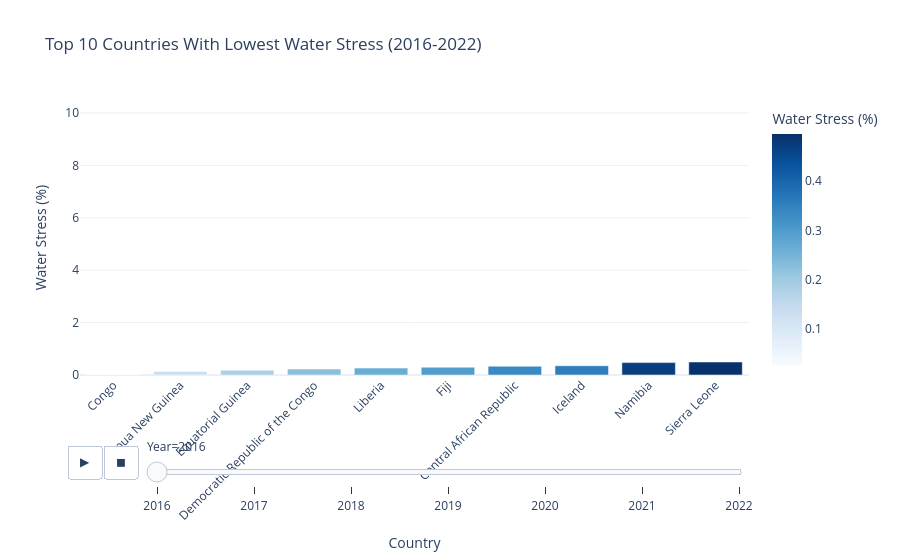

Notebook cell for this chart:
### Code cell
# visualization 5: top 10 countries with lowest water stress values

lowest_stress = (global_stress.groupby('Year', group_keys=False).apply(lambda x: x.nsmallest(10, 'Value')))
fig = px.bar(
    lowest_stress,
    x='Area',
    y='Value',
    color='Value',
    color_continuous_scale= 'Blues',
    animation_frame='Year',
    range_y=[0, lowest_stress['Value'].max() + 10],
    title='Top 10 Countries With Lowest Water Stress (2016-2022)',
    labels={'Value': 'Water Stress (%)', 'Area': 'Country'}
)

fig.update_layout(
    template='plotly_white',
    xaxis_tickangle=-45,
    height=800,
    transition={'duration': 500}
)

fig.show()

### Figure 1 — Plotly figure (JSON) as saved in the notebook; plotly's stock layout.template omitted (floating-point values rounded to 4 significant figures)
{"data": [{"alignmentgroup": "True", "hovertemplate": "Year=2016<br>Country=%{x}<br>Water Stress (%)=%{marker.color}<extra></extra>", "legendgroup": "", "marker": {"color": [0.02745, 0.1322, 0.1835, 0.2269, 0.2643, 0.2974, 0.3356, 0.3533, 0.4729, 0.4958], "coloraxis": "coloraxis", "pattern": {"shape": ""}}, "name": "", "offsetgroup": "", "orientation": "v", "showlegend": false, "textposition": "auto", "type": "bar", "x": ["Congo", "Papua New Guinea", "Equatorial Guinea", "Democratic Republic of the Congo", "Liberia", "Fiji", "Central African Republic", "Iceland", "Namibia", "Sierra Leone"], "xaxis": "x", "y": [0.02745, 0.1322, 0.1835, 0.2269, 0.2643, 0.2974, 0.3356, 0.3533, 0.4729, 0.4958], "yaxis": "y"}], "layout": {"autosize": true, "barmode": "relative", "coloraxis": {"colorbar": {"title": {"text": "Water Stress (%)"}}, "colorscale": [[0, "rgb(247,251,255)"], [0.125, "rgb(222,235,247)"], [0.25, "rgb(198,219,239)"], [0.375, "rgb(158,202,225)"], [0.5, "rgb(107,174,214)"], [0.625, "rgb(66,146,198)"], [0.75, "rgb(33,113,181)"], [0.875, "rgb(8,81,156)"], [1, "rgb(8,48,107)"]]}, "legend": {"tracegroupgap": 0}, "sliders": [{"active": 0, "currentvalue": {"prefix": "Year="}, "len": 0.9, "pad": {"b": 10, "t": 60}, "steps": [{"args": [["2016"], {"frame": {"duration": 0, "redraw": true}, "fromcurrent": true, "mode": "immediate", "transition": {"duration": 0, "easing": "linear"}}], "label": "2016", "method": "animate"}, {"args": [["2017"], {"frame": {"duration": 0, "redraw": true}, "fromcurrent": true, "mode": "immediate", "transition": {"duration": 0, "easing": "linear"}}], "label": "2017", "method": "animate"}, {"args": [["2018"], {"frame": {"duration": 0, "redraw": true}, "fromcurrent": true, "mode": "immediate", "transition": {"duration": 0, "easing": "linear"}}], "label": "2018", "method": "animate"}, {"args": [["2019"], {"frame": {"duration": 0, "redraw": true}, "fromcurrent": true, "mode": "immediate", "transition": {"duration": 0, "easing": "linear"}}], "label": "2019", "method": "animate"}, {"args": [["2020"], {"frame": {"duration": 0, "redraw": true}, "fromcurrent": true, "mode": "immediate", "transition": {"duration": 0, "easing": "linear"}}], "label": "2020", "method": "animate"}, {"args": [["2021"], {"frame": {"duration": 0, "redraw": true}, "fromcurrent": true, "mode": "immediate", "transition": {"duration": 0, "easing": "linear"}}], "label": "2021", "method": "animate"}, {"args": [["2022"], {"frame": {"duration": 0, "redraw": true}, "fromcurrent": true, "mode": "immediate", "transition": {"duration": 0, "easing": "linear"}}], "label": "2022", "method": "animate"}], "x": 0.1, "xanchor": "left", "y": 0, "yanchor": "top"}], "title": {"text": "Top 10 Countries With Lowest Water Stress (2016-2022)"}, "transition": {"duration": 500}, "updatemenus": [{"buttons": [{"args": [null, {"frame": {"duration": 500, "redraw": true}, "fromcurrent": true, "mode": "immediate", "transition": {"duration": 500, "easing": "linear"}}], "label": "&#9654;", "method": "animate"}, {"args": [[null], {"frame": {"duration": 0, "redraw": true}, "fromcurrent": true, "mode": "immediate", "transition": {"duration": 0, "easing": "linear"}}], "label": "&#9724;", "method": "animate"}], "direction": "left", "pad": {"r": 10, "t": 70}, "showactive": false, "type": "buttons", "x": 0.1, "xanchor": "right", "y": 0, "yanchor": "top"}], "xaxis": {"anchor": "y", "autorange": true, "domain": [0, 1], "range": [-0.5, 9.5], "tickangle": -45, "title": {"text": "Country"}, "type": "category"}, "yaxis": {"anchor": "x", "domain": [0, 1], "range": [0, 10.5], "title": {"text": "Water Stress (%)"}, "type": "linear"}}}
